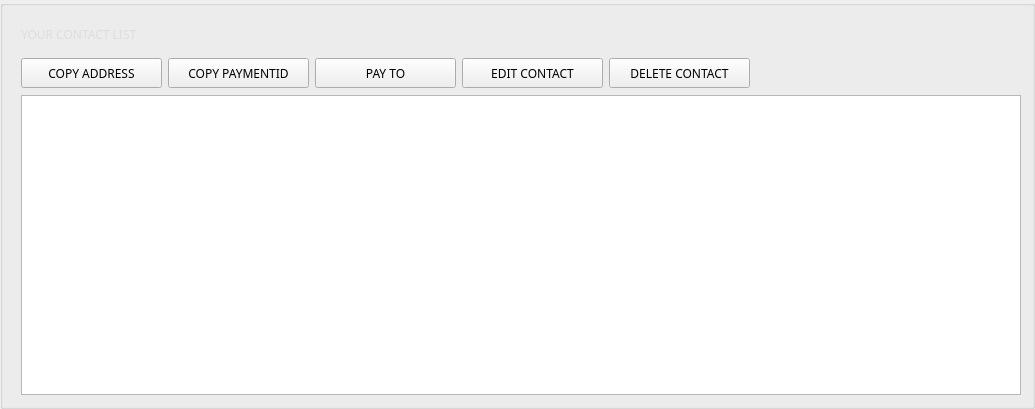
       <widget class="QGroupBox" name="addressBookBox">
        <property name="sizePolicy">
         <sizepolicy hsizetype="Expanding" vsizetype="Expanding">
          <horstretch>0</horstretch>
          <verstretch>0</verstretch>
         </sizepolicy>
        </property>
        <property name="styleSheet">
         <string notr="true"/>
        </property>
        <property name="title">
         <string/>
        </property>
        <layout class="QGridLayout" name="gridLayout_7">
         <property name="leftMargin">
          <number>18</number>
         </property>
         <item row="0" column="0" colspan="2">
          <widget class="QLabel" name="title_addressBook">
           <property name="minimumSize">
            <size>
             <width>0</width>
             <height>35</height>
            </size>
           </property>
           <property name="font">
            <font>
             <family>Poppins</family>
            </font>
           </property>
           <property name="styleSheet">
            <string notr="true">color: #ddd;
background: transparent;
border: none;
text-align: left;
</string>
           </property>
           <property name="text">
            <string>YOUR CONTACT LIST</string>
           </property>
          </widget>
         </item>
         <item row="1" column="0">
          <widget class="QPushButton" name="b1_copyAddressButton_2">
           <property name="sizePolicy">
            <sizepolicy hsizetype="Preferred" vsizetype="Preferred">
             <horstretch>0</horstretch>
             <verstretch>0</verstretch>
            </sizepolicy>
           </property>
           <property name="minimumSize">
            <size>
             <width>141</width>
             <height>30</height>
            </size>
           </property>
           <property name="maximumSize">
            <size>
             <width>16777215</width>
             <height>30</height>
            </size>
           </property>
           <property name="font">
            <font>
             <family>Poppins</family>
            </font>
           </property>
           <property name="styleSheet">
            <string notr="true">/* This button style is handled automatically by OverviewFrame:setStyles() (in OverviewFrame.cpp) */</string>
           </property>
           <property name="text">
            <string>COPY ADDRESS</string>
           </property>
          </widget>
         </item>
         <item row="1" column="1">
          <widget class="QPushButton" name="b1_copyPaymentIdButton">
           <property name="sizePolicy">
            <sizepolicy hsizetype="Preferred" vsizetype="Preferred">
             <horstretch>0</horstretch>
             <verstretch>0</verstretch>
            </sizepolicy>
           </property>
           <property name="minimumSize">
            <size>
             <width>141</width>
             <height>30</height>
            </size>
           </property>
           <property name="maximumSize">
            <size>
             <width>16777215</width>
             <height>30</height>
            </size>
           </property>
           <property name="font">
            <font>
             <family>Poppins</family>
            </font>
           </property>
           <property name="styleSheet">
            <string notr="true">/* This button style is handled automatically by OverviewFrame:setStyles() (in OverviewFrame.cpp) */</string>
           </property>
           <property name="text">
            <string>COPY PAYMENTID</string>
           </property>
          </widget>
         </item>
         <item row="1" column="2">
          <widget class="QPushButton" name="b1_payToButton">
           <property name="sizePolicy">
            <sizepolicy hsizetype="Preferred" vsizetype="Preferred">
             <horstretch>0</horstretch>
             <verstretch>0</verstretch>
            </sizepolicy>
           </property>
           <property name="minimumSize">
            <size>
             <width>141</width>
             <height>30</height>
            </size>
           </property>
           <property name="maximumSize">
            <size>
             <width>16777215</width>
             <height>30</height>
            </size>
           </property>
           <property name="font">
            <font>
             <family>Poppins</family>
            </font>
           </property>
           <property name="styleSheet">
            <string notr="true">/* This button style is handled automatically by OverviewFrame:setStyles() (in OverviewFrame.cpp) */</string>
           </property>
           <property name="text">
            <string>PAY TO</string>
           </property>
          </widget>
         </item>
         <item row="1" column="3">
          <widget class="QPushButton" name="b1_editAddressButton">
           <property name="sizePolicy">
            <sizepolicy hsizetype="Preferred" vsizetype="Preferred">
             <horstretch>0</horstretch>
             <verstretch>0</verstretch>
            </sizepolicy>
           </property>
           <property name="minimumSize">
            <size>
             <width>141</width>
             <height>30</height>
            </size>
           </property>
           <property name="maximumSize">
            <size>
             <width>16777215</width>
             <height>30</height>
            </size>
           </property>
           <property name="font">
            <font>
             <family>Poppins</family>
            </font>
           </property>
           <property name="styleSheet">
            <string notr="true">/* This button style is handled automatically by OverviewFrame:setStyles() (in OverviewFrame.cpp) */</string>
           </property>
           <property name="text">
            <string>EDIT CONTACT</string>
           </property>
          </widget>
         </item>
         <item row="1" column="4">
          <widget class="QPushButton" name="b1_deleteAddressButton">
           <property name="sizePolicy">
            <sizepolicy hsizetype="Preferred" vsizetype="Preferred">
             <horstretch>0</horstretch>
             <verstretch>0</verstretch>
            </sizepolicy>
           </property>
           <property name="minimumSize">
            <size>
             <width>141</width>
             <height>30</height>
            </size>
           </property>
           <property name="maximumSize">
            <size>
             <width>16777215</width>
             <height>30</height>
            </size>
           </property>
           <property name="font">
            <font>
             <family>Poppins</family>
            </font>
           </property>
           <property name="styleSheet">
            <string notr="true">/* This button style is handled automatically by OverviewFrame:setStyles() (in OverviewFrame.cpp) */</string>
           </property>
           <property name="text">
            <string>DELETE CONTACT</string>
           </property>
          </widget>
         </item>
         <item row="1" column="5">
          <widget class="QLabel" name="emptyLabelForAlignment">
           <property name="sizePolicy">
            <sizepolicy hsizetype="Expanding" vsizetype="Expanding">
             <horstretch>0</horstretch>
             <verstretch>0</verstretch>
            </sizepolicy>
           </property>
           <property name="minimumSize">
            <size>
             <width>0</width>
             <height>31</height>
            </size>
           </property>
           <property name="maximumSize">
            <size>
             <width>16777215</width>
             <height>50</height>
            </size>
           </property>
           <property name="sizeIncrement">
            <size>
             <width>0</width>
             <height>0</height>
            </size>
           </property>
           <property name="styleSheet">
            <string notr="true">border: none;</string>
           </property>
          </widget>
         </item>
         <item row="2" column="0" colspan="6">
          <widget class="QTreeView" name="m_addressBookView">
           <property name="minimumSize">
            <size>
             <width>1000</width>
             <height>300</height>
            </size>
           </property>
           <property name="styleSheet">
            <string notr="true"/>
           </property>
           <property name="sizeAdjustPolicy">
            <enum>QAbstractScrollArea::AdjustToContents</enum>
           </property>
           <property name="alternatingRowColors">
            <bool>true</bool>
           </property>
           <property name="indentation">
            <number>0</number>
           </property>
           <property name="rootIsDecorated">
            <bool>false</bool>
           </property>
           <property name="sortingEnabled">
            <bool>true</bool>
           </property>
           <attribute name="headerDefaultSectionSize">
            <number>150</number>
           </attribute>
           <attribute name="headerStretchLastSection">
            <bool>false</bool>
           </attribute>
          </widget>
         </item>
        </layout>
       </widget>
